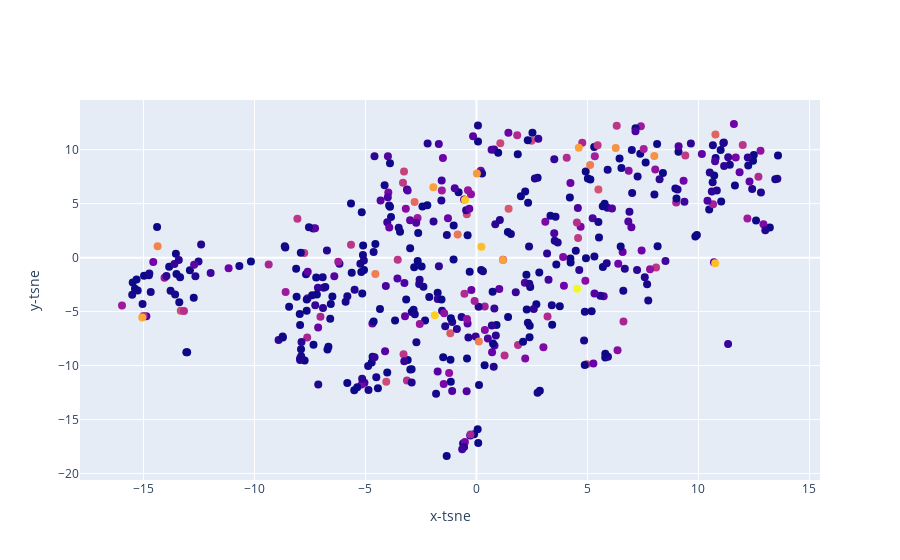

The notebook cell saved with this chart:
### Code cell
fig = {
    "data": [
        {
            "x": tsne_results[:, 0],
            "y": tsne_results[:, 1],
            "text": text_plot,
            "mode": "markers",
            "marker": {"size": 8, "color": y}
        }
    ],
    "layout": {
        "xaxis": {"title": "x-tsne"},
        "yaxis": {"title": "y-tsne"}
    }
}

py.iplot(fig, filename="test-graph2")

### Figure 1 — Plotly figure (JSON) as saved in the notebook; plotly's stock layout.template omitted (floating-point values rounded to 4 significant figures; data arrays with more than 128 entries replaced by an {"elided": "..."} marker saying what was removed)
{"data": [{"marker": {"color": {"elided": "477 int values"}, "size": 8}, "mode": "markers", "text": {"elided": "477 str values"}, "type": "scatter", "x": {"elided": "477 float values"}, "y": {"elided": "477 float values"}}], "layout": {"xaxis": {"title": {"text": "x-tsne"}}, "yaxis": {"title": {"text": "y-tsne"}}}}
